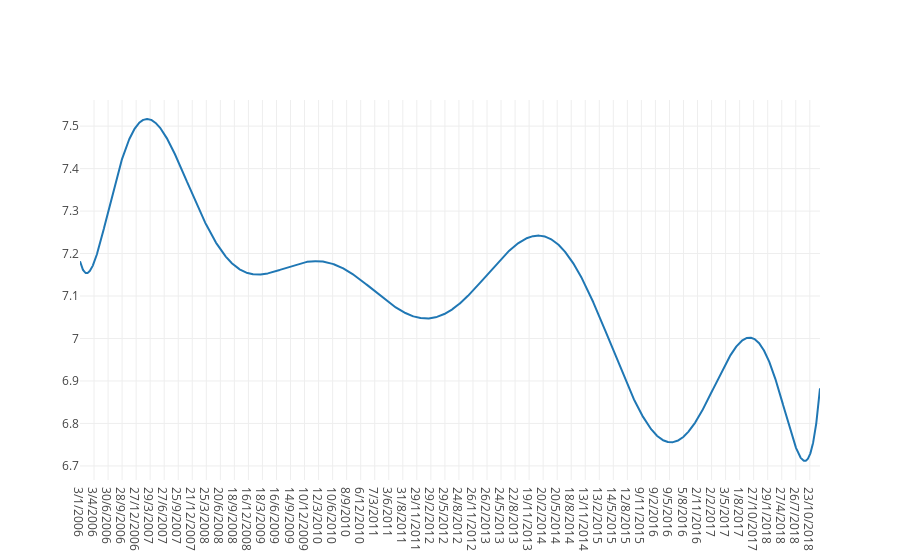

Notebook source saved alongside this figure:
### Code cell
trace = go.Scatter(
    x = LLwithStocks['Date'],
    y = LLwithStocks['Daily Life Ladder'])
data = [trace]
iplot(data)

### Figure 1 — Plotly figure (JSON) as saved in the notebook; plotly's stock layout.template omitted (floating-point values rounded to 4 significant figures; data arrays with more than 128 entries replaced by an {"elided": "..."} marker saying what was removed)
{"data": [{"type": "scatter", "uid": "c22f61d9-1647-4c01-9765-2e559c824d5a", "x": {"elided": "3270 str values"}, "y": {"elided": "3270 float values"}}], "layout": {}}
